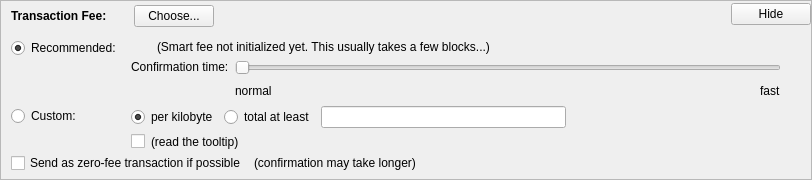
    <widget class="QFrame" name="frameFee">
     <property name="sizePolicy">
      <sizepolicy hsizetype="Expanding" vsizetype="Expanding">
       <horstretch>0</horstretch>
       <verstretch>0</verstretch>
      </sizepolicy>
     </property>
     <property name="maximumSize">
      <size>
       <width>16777215</width>
       <height>16777215</height>
      </size>
     </property>
     <property name="frameShape">
      <enum>QFrame::StyledPanel</enum>
     </property>
     <property name="frameShadow">
      <enum>QFrame::Sunken</enum>
     </property>
     <layout class="QVBoxLayout" name="verticalLayoutFee1">
      <property name="spacing">
       <number>0</number>
      </property>
      <property name="leftMargin">
       <number>0</number>
      </property>
      <property name="topMargin">
       <number>0</number>
      </property>
      <property name="rightMargin">
       <number>0</number>
      </property>
      <property name="bottomMargin">
       <number>0</number>
      </property>
      <item>
       <layout class="QVBoxLayout" name="verticalLayoutFee2" stretch="0,0,0">
        <property name="spacing">
         <number>0</number>
        </property>
        <property name="leftMargin">
         <number>10</number>
        </property>
        <property name="topMargin">
         <number>0</number>
        </property>
        <item>
         <layout class="QHBoxLayout" name="horizontalLayoutFee1">
          <property name="bottomMargin">
           <number>0</number>
          </property>
          <item>
           <layout class="QVBoxLayout" name="verticalLayoutFee7">
            <property name="spacing">
             <number>0</number>
            </property>
            <item>
             <spacer name="verticalSpacerSmartFee">
              <property name="orientation">
               <enum>Qt::Vertical</enum>
              </property>
              <property name="sizeType">
               <enum>QSizePolicy::Fixed</enum>
              </property>
              <property name="sizeHint" stdset="0">
               <size>
                <width>1</width>
                <height>4</height>
               </size>
              </property>
             </spacer>
            </item>
            <item>
             <layout class="QHBoxLayout" name="horizontalLayoutSmartFee">
              <property name="spacing">
               <number>10</number>
              </property>
              <item>
               <widget class="QLabel" name="labelFeeHeadline">
                <property name="sizePolicy">
                 <sizepolicy hsizetype="Preferred" vsizetype="Maximum">
                  <horstretch>0</horstretch>
                  <verstretch>0</verstretch>
                 </sizepolicy>
                </property>
                <property name="font">
                 <font>
                  <weight>75</weight>
                  <bold>true</bold>
                 </font>
                </property>
                <property name="styleSheet">
                 <string notr="true">font-weight:bold;</string>
                </property>
                <property name="text">
                 <string>Transaction Fee:</string>
                </property>
               </widget>
              </item>
              <item>
               <widget class="QLabel" name="labelFeeMinimized">
                <property name="text">
                 <string/>
                </property>
               </widget>
              </item>
              <item>
               <widget class="QPushButton" name="buttonChooseFee">
                <property name="text">
                 <string>Choose...</string>
                </property>
               </widget>
              </item>
             </layout>
            </item>
            <item>
             <spacer name="verticalSpacer_5">
              <property name="orientation">
               <enum>Qt::Vertical</enum>
              </property>
              <property name="sizeHint" stdset="0">
               <size>
                <width>1</width>
                <height>1</height>
               </size>
              </property>
             </spacer>
            </item>
           </layout>
          </item>
          <item>
           <spacer name="horizontalSpacer_4">
            <property name="orientation">
             <enum>Qt::Horizontal</enum>
            </property>
            <property name="sizeHint" stdset="0">
             <size>
              <width>40</width>
              <height>20</height>
             </size>
            </property>
           </spacer>
          </item>
          <item>
           <widget class="QPushButton" name="buttonMinimizeFee">
            <property name="toolTip">
             <string>collapse fee-settings</string>
            </property>
            <property name="text">
             <string>Hide</string>
            </property>
           </widget>
          </item>
         </layout>
        </item>
        <item>
         <widget class="QFrame" name="frameFeeSelection">
          <layout class="QVBoxLayout" name="verticalLayoutFee12">
           <property name="spacing">
            <number>0</number>
           </property>
           <property name="leftMargin">
            <number>0</number>
           </property>
           <property name="topMargin">
            <number>0</number>
           </property>
           <property name="rightMargin">
            <number>0</number>
           </property>
           <property name="bottomMargin">
            <number>0</number>
           </property>
           <item>
            <layout class="QGridLayout" name="gridLayoutFee">
             <property name="topMargin">
              <number>10</number>
             </property>
             <property name="bottomMargin">
              <number>4</number>
             </property>
             <property name="horizontalSpacing">
              <number>10</number>
             </property>
             <property name="verticalSpacing">
              <number>4</number>
             </property>
             <item row="1" column="1">
              <layout class="QVBoxLayout" name="verticalLayoutFee8">
               <property name="spacing">
                <number>6</number>
               </property>
               <item>
                <layout class="QHBoxLayout" name="horizontalLayoutFee13">
                 <item>
                  <widget class="QRadioButton" name="radioCustomPerKilobyte">
                   <property name="toolTip">
                    <string>If the custom fee is set to 1000 duffs and the transaction is only 250 bytes, then &quot;per kilobyte&quot; only pays 250 duffs in fee,&lt;br /&gt;while &quot;at least&quot; pays 1000 duffs. For transactions bigger than a kilobyte both pay by kilobyte.</string>
                   </property>
                   <property name="text">
                    <string>per kilobyte</string>
                   </property>
                   <property name="checked">
                    <bool>true</bool>
                   </property>
                   <attribute name="buttonGroup">
                    <string notr="true">groupCustomFee</string>
                   </attribute>
                  </widget>
                 </item>
                 <item>
                  <widget class="QRadioButton" name="radioCustomAtLeast">
                   <property name="toolTip">
                    <string>If the custom fee is set to 1000 duffs and the transaction is only 250 bytes, then &quot;per kilobyte&quot; only pays 250 duffs in fee,&lt;br /&gt;while &quot;total at least&quot; pays 1000 duffs. For transactions bigger than a kilobyte both pay by kilobyte.</string>
                   </property>
                   <property name="text">
                    <string>total at least</string>
                   </property>
                   <attribute name="buttonGroup">
                    <string notr="true">groupCustomFee</string>
                   </attribute>
                  </widget>
                 </item>
                 <item>
                  <widget class="BitcoinAmountField" name="customFee"/>
                 </item>
                 <item>
                  <spacer name="horizontalSpacer_6">
                   <property name="orientation">
                    <enum>Qt::Horizontal</enum>
                   </property>
                   <property name="sizeHint" stdset="0">
                    <size>
                     <width>1</width>
                     <height>1</height>
                    </size>
                   </property>
                  </spacer>
                 </item>
                </layout>
               </item>
               <item>
                <layout class="QHBoxLayout" name="horizontalLayoutFee8">
                 <item>
                  <widget class="QCheckBox" name="checkBoxMinimumFee">
                   <property name="toolTip">
                    <string>Paying only the minimum fee is just fine as long as there is less transaction volume than space in the blocks.&lt;br /&gt;But be aware that this can end up in a never confirming transaction once there is more demand for mcc transactions than the network can process.</string>
                   </property>
                   <property name="text">
                    <string/>
                   </property>
                  </widget>
                 </item>
                 <item>
                  <widget class="QLabel" name="labelMinFeeWarning">
                   <property name="enabled">
                    <bool>true</bool>
                   </property>
                   <property name="toolTip">
                    <string>Paying only the minimum fee is just fine as long as there is less transaction volume than space in the blocks.&lt;br /&gt;But be aware that this can end up in a never confirming transaction once there is more demand for mcc transactions than the network can process.</string>
                   </property>
                   <property name="text">
                    <string>(read the tooltip)</string>
                   </property>
                   <property name="margin">
                    <number>5</number>
                   </property>
                  </widget>
                 </item>
                 <item>
                  <spacer name="horizontalSpacer_2">
                   <property name="orientation">
                    <enum>Qt::Horizontal</enum>
                   </property>
                   <property name="sizeHint" stdset="0">
                    <size>
                     <width>1</width>
                     <height>1</height>
                    </size>
                   </property>
                  </spacer>
                 </item>
                </layout>
               </item>
              </layout>
             </item>
             <item row="0" column="0">
              <layout class="QVBoxLayout" name="verticalLayoutFee4" stretch="0,1">
               <item>
                <widget class="QRadioButton" name="radioSmartFee">
                 <property name="text">
                  <string>Recommended:</string>
                 </property>
                 <property name="checked">
                  <bool>true</bool>
                 </property>
                 <attribute name="buttonGroup">
                  <string notr="true">groupFee</string>
                 </attribute>
                </widget>
               </item>
               <item>
                <spacer name="verticalSpacer_2">
                 <property name="orientation">
                  <enum>Qt::Vertical</enum>
                 </property>
                 <property name="sizeHint" stdset="0">
                  <size>
                   <width>1</width>
                   <height>1</height>
                  </size>
                 </property>
                </spacer>
               </item>
              </layout>
             </item>
             <item row="1" column="0">
              <layout class="QVBoxLayout" name="verticalLayoutFee9" stretch="0,1">
               <item>
                <widget class="QRadioButton" name="radioCustomFee">
                 <property name="text">
                  <string>Custom:</string>
                 </property>
                 <attribute name="buttonGroup">
                  <string notr="true">groupFee</string>
                 </attribute>
                </widget>
               </item>
               <item>
                <spacer name="verticalSpacer_6">
                 <property name="orientation">
                  <enum>Qt::Vertical</enum>
                 </property>
                 <property name="sizeHint" stdset="0">
                  <size>
                   <width>1</width>
                   <height>1</height>
                  </size>
                 </property>
                </spacer>
               </item>
              </layout>
             </item>
             <item row="0" column="1">
              <layout class="QVBoxLayout" name="verticalLayoutFee3" stretch="0,0,1">
               <property name="spacing">
                <number>6</number>
               </property>
               <property name="topMargin">
                <number>2</number>
               </property>
               <item>
                <layout class="QHBoxLayout" name="horizontalLayoutFee12">
                 <item>
                  <widget class="QLabel" name="labelSmartFee">
                   <property name="text">
                    <string/>
                   </property>
                   <property name="margin">
                    <number>2</number>
                   </property>
                  </widget>
                 </item>
                 <item>
                  <widget class="QLabel" name="labelFeeEstimation">
                   <property name="text">
                    <string/>
                   </property>
                  </widget>
                 </item>
                 <item>
                  <widget class="QLabel" name="labelSmartFee2">
                   <property name="text">
                    <string>(Smart fee not initialized yet. This usually takes a few blocks...)</string>
                   </property>
                   <property name="margin">
                    <number>2</number>
                   </property>
                  </widget>
                 </item>
                 <item>
                  <spacer name="horizontalSpacer_5">
                   <property name="orientation">
                    <enum>Qt::Horizontal</enum>
                   </property>
                   <property name="sizeHint" stdset="0">
                    <size>
                     <width>1</width>
                     <height>1</height>
                    </size>
                   </property>
                  </spacer>
                 </item>
                </layout>
               </item>
               <item>
                <layout class="QHBoxLayout" name="horizontalLayoutFee9">
                 <item>
                  <layout class="QVBoxLayout" name="verticalLayoutFee6">
                   <item>
                    <widget class="QLabel" name="labelSmartFee3">
                     <property name="text">
                      <string>Confirmation time:</string>
                     </property>
                     <property name="margin">
                      <number>2</number>
                     </property>
                    </widget>
                   </item>
                   <item>
                    <spacer name="verticalSpacer_3">
                     <property name="orientation">
                      <enum>Qt::Vertical</enum>
                     </property>
                     <property name="sizeHint" stdset="0">
                      <size>
                       <width>1</width>
                       <height>1</height>
                      </size>
                     </property>
                    </spacer>
                   </item>
                  </layout>
                 </item>
                 <item>
                  <layout class="QVBoxLayout" name="verticalLayoutFee5">
                   <property name="rightMargin">
                    <number>30</number>
                   </property>
                   <item>
                    <widget class="QSlider" name="sliderSmartFee">
                     <property name="minimum">
                      <number>0</number>
                     </property>
                     <property name="maximum">
                      <number>24</number>
                     </property>
                     <property name="pageStep">
                      <number>1</number>
                     </property>
                     <property name="value">
                      <number>0</number>
                     </property>
                     <property name="orientation">
                      <enum>Qt::Horizontal</enum>
                     </property>
                     <property name="invertedAppearance">
                      <bool>false</bool>
                     </property>
                     <property name="invertedControls">
                      <bool>false</bool>
                     </property>
                     <property name="tickPosition">
                      <enum>QSlider::NoTicks</enum>
                     </property>
                    </widget>
                   </item>
                   <item>
                    <layout class="QHBoxLayout" name="horizontalLayoutFee10">
                     <item>
                      <widget class="QLabel" name="labelSmartFeeNormal">
                       <property name="text">
                        <string>normal</string>
                       </property>
                      </widget>
                     </item>
                     <item>
                      <spacer name="horizontalSpacer_3">
                       <property name="orientation">
                        <enum>Qt::Horizontal</enum>
                       </property>
                       <property name="sizeHint" stdset="0">
                        <size>
                         <width>40</width>
                         <height>20</height>
                        </size>
                       </property>
                      </spacer>
                     </item>
                     <item>
                      <widget class="QLabel" name="labelSmartFeeFast">
                       <property name="text">
                        <string>fast</string>
                       </property>
                      </widget>
                     </item>
                    </layout>
                   </item>
                  </layout>
                 </item>
                </layout>
               </item>
               <item>
                <spacer name="verticalSpacer_4">
                 <property name="orientation">
                  <enum>Qt::Vertical</enum>
                 </property>
                 <property name="sizeHint" stdset="0">
                  <size>
                   <width>1</width>
                   <height>1</height>
                  </size>
                 </property>
                </spacer>
               </item>
              </layout>
             </item>
            </layout>
           </item>
           <item>
            <layout class="QHBoxLayout" name="horizontalLayoutFee5" stretch="0,0,0">
             <property name="spacing">
              <number>8</number>
             </property>
             <property name="bottomMargin">
              <number>4</number>
             </property>
             <item>
              <widget class="QCheckBox" name="checkBoxFreeTx">
               <property name="text">
                <string>Send as zero-fee transaction if possible</string>
               </property>
              </widget>
             </item>
             <item>
              <widget class="QLabel" name="labelFreeTx">
               <property name="text">
                <string>(confirmation may take longer)</string>
               </property>
               <property name="margin">
                <number>5</number>
               </property>
              </widget>
             </item>
             <item>
              <spacer name="horizontalSpacerFee5">
               <property name="orientation">
                <enum>Qt::Horizontal</enum>
               </property>
               <property name="sizeHint" stdset="0">
                <size>
                 <width>1</width>
                 <height>1</height>
                </size>
               </property>
              </spacer>
             </item>
            </layout>
           </item>
           <item>
            <spacer name="verticalSpacerFee2">
             <property name="orientation">
              <enum>Qt::Vertical</enum>
             </property>
             <property name="sizeHint" stdset="0">
              <size>
               <width>1</width>
               <height>1</height>
              </size>
             </property>
            </spacer>
           </item>
          </layout>
         </widget>
        </item>
        <item>
         <spacer name="verticalSpacerFee">
          <property name="orientation">
           <enum>Qt::Vertical</enum>
          </property>
          <property name="sizeHint" stdset="0">
           <size>
            <width>800</width>
            <height>1</height>
           </size>
          </property>
         </spacer>
        </item>
       </layout>
      </item>
     </layout>
    </widget>
